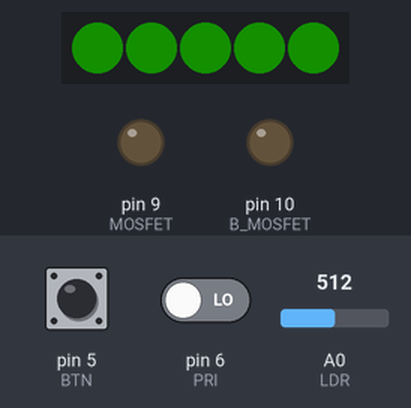
The sketch below on a simulated Arduino Uno, built with avr-gcc and run on an emulated ATmega328P. Shown: 5 RGB LEDs in strip order, left to right, output pins drawn as LEDs (lit = HIGH). Inputs (shaded band) come from the test bench; at power-on: pin 5 (BTN) HIGH, A0 (LDR) = 512, pin 6 (PRI) LOW. Dim RGB values are drawn brighter than linear.

Above: at 1.2 s.
1.3 s: pin 5 (BTN) pulled LOW for 0.15 s
2.0 s: pin 5 (BTN) pulled LOW for 3.2 s
At 2.13 s:
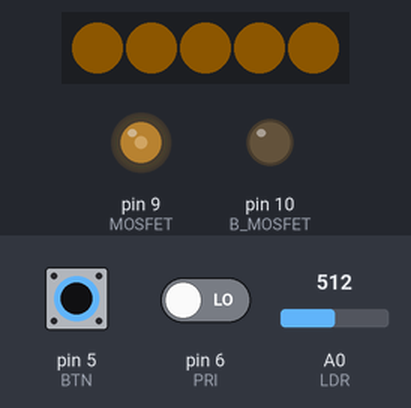
At 5.04 s:
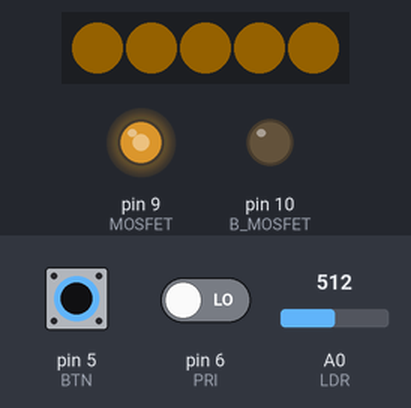
5.8 s: pin 5 (BTN) pulled LOW for 0.15 s
6.5 s: A0 (LDR) set to 84
8.0 s: A0 (LDR) set to 75
At 8.16 s:
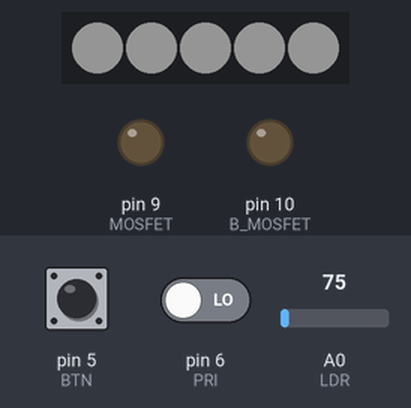
9.8 s: pin 6 (PRI) driven HIGH
At 10.5 s:
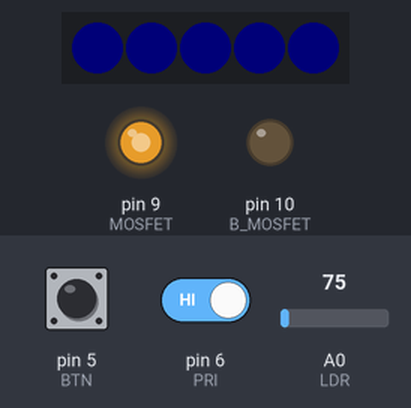
Timing chart, 0 to 13.0 s (numbered marks = the images above; inputs shaded):
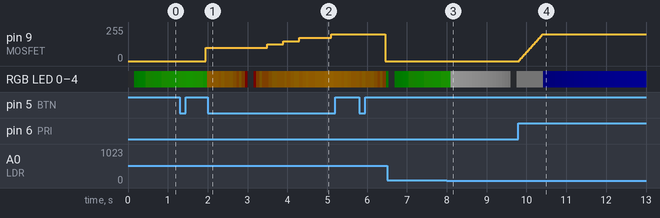

The sketch:

script.ino
```cpp
#include <FastLED.h>

#include "GyverButton.h"

#define MOSFET 9
#define B_MOSFET 10
#define PRI 6
#define LDR A0
#define LED 3
#define BTN 5
#define SPK 10

#define NUM_LEDS 5
#define TIMEOUT 60
#define TIMEOUT_LONG 600

CRGB leds[NUM_LEDS];
GButton T_BTN(BTN);

bool modeFlag = true;
bool activeFlag = true;
bool setTimeoutFlag = true;
bool bledFlag = false;
bool tledFlag = true;

enum { S_IDLE, S_WORK, S_AFK } systemState = S_IDLE;
int curBright;
int ledBright = 100;
int b_ledBright = 100;

#define EVERY_MS(x)                  \
  static uint32_t tmr;               \
  bool flag = millis() - tmr >= (x); \
  if (flag) tmr = millis();          \
  if (flag)
//

void setup() {
  FastLED.addLeds<WS2812, LED, GRB>(leds, NUM_LEDS);
  FastLED.setBrightness(20);

  pinMode(MOSFET, OUTPUT);
  pinMode(B_MOSFET, OUTPUT);
  pinMode(SPK, OUTPUT);
  pinMode(PRI, INPUT);
  pinMode(BTN, INPUT);
  pinMode(LDR, INPUT);

  T_BTN.setDebounce(50);  // Время дебаунса в миллисекундах
  T_BTN.setTimeout(1000);  // Таймаут для удерживания кнопки в миллисекундах
  T_BTN.setClickTimeout(
      500);  // Таймаут для определения одиночного клика в миллисекундах
  T_BTN.setStepTimeout(
      400);  // Таймаут для определения шагового двойного клика в миллисекундах
  T_BTN.setType(HIGH_PULL);  // Тип кнопки: HIGH_PULL или LOW_PULL
  T_BTN.setDirection(
      NORM_CLOSE);  // Направление кнопки: NORM_OPEN или NORM_CLOSE
  T_BTN.setTickMode(false);

  Serial.begin(9600);
}

void loop() {
  sysytemMode();
  systemStatus();
  T_BTN.tick();
  buttonStatus();
}
void buttonStatus() {
  if (T_BTN.isSingle()) {
    modeFlag = !modeFlag;
    digitalWrite(SPK, HIGH);
  }

  if (T_BTN.isTriple()) {
    activeFlag = !activeFlag;
  }
}

void sysytemMode() {
  if (activeFlag) {
    if (setTimeoutFlag) {
      if (modeFlag) {
        readSensors();
      }
      if (!modeFlag) {
        maualMode();
      }
      systemStatus();
    }
  }
  if (!activeFlag) {
    systemOff();
  }

  if (!setTimeoutFlag) {
  }
}

void setTimeout() {
  FastLED.clear();
  FastLED.show();
}
void systemOff() {
  FastLED.clear();
  FastLED.show();
  digitalWrite(MOSFET, LOW);
  digitalWrite(B_MOSFET, LOW);
}

void systemStatus() {
  EVERY_MS(100) { curBright = analogRead(LDR); }
  if (curBright < 70 && !S_WORK) {
    systemState = S_IDLE;
  }
  if (curBright > 130) {
    systemState = S_AFK;
  }
  if (systemState == S_AFK && curBright < 80) {
    systemState = S_IDLE;
  }
}

void readSensors() {
  static uint32_t timeoutCounter;
  static bool flag1 = true, flag2 = false;
  if (systemState == S_IDLE) {
    digitalWrite(MOSFET, LOW);
    digitalWrite(B_MOSFET, LOW);
    breathe(255, 255, 255, 30);
    if (digitalRead(PRI)) {
      int fadeAmount = 5;
      int brightness = 0;
      flag2 = true;
      systemState = S_WORK;
      timeoutCounter = millis();
      if (flag1) {
        while (brightness <= ledBright) {
          if (bledFlag) {
            analogWrite(B_MOSFET, b_ledBright);
          } else {
            analogWrite(B_MOSFET, LOW);
          }
          if (tledFlag) {
            analogWrite(MOSFET, brightness);
          } else {
            analogWrite(MOSFET, LOW);
          }
          brightness += fadeAmount;
          delay(3000 / ledBright);

        }
      }
    }
  }
  if (systemState == S_AFK) {
    breathe(47, 255, 0, 30);
    digitalWrite(MOSFET, LOW);
    digitalWrite(B_MOSFET, LOW);
  }
  if (systemState == S_WORK) {
    int sec = TIMEOUT - ((millis() - timeoutCounter) / 1000);
    breathe(8, 0, 255, sec);
    if (digitalRead(PRI)) {
      timeoutCounter = millis();
    }
    if (!flag1) {
      if (bledFlag) {
        analogWrite(B_MOSFET, b_ledBright);
      } else {
        analogWrite(B_MOSFET, LOW);
      }
      if (tledFlag) {
        analogWrite(MOSFET, ledBright);
      } else {
        analogWrite(MOSFET, LOW);
      }
    }
  }

  if (systemState == S_WORK && millis() - timeoutCounter >= (TIMEOUT * 1000L)) {
    systemState = S_IDLE;
    digitalWrite(MOSFET, LOW);
    digitalWrite(B_MOSFET, LOW);
    flag1 = true;
    flag2 = false;
  }
}

void maualMode() {
  static uint32_t timeoutCounter = millis();
  int fadeAmount = 5;
  int brightStep = 20;
  static bool flag1 = true, flag2 = false;
  ;
  breathe(255, 165, 0, 30);
  if (T_BTN.isDouble()) {
    bledFlag = !bledFlag;
  }

  if (bledFlag) {
    analogWrite(B_MOSFET, b_ledBright);
  } else {
    analogWrite(B_MOSFET, LOW);
  }
  if (tledFlag) {
    analogWrite(MOSFET, ledBright);
  } else {
    analogWrite(MOSFET, LOW);
  }

  if (T_BTN.isStep()) {
    flag2 = true;
    ledBright += 25;
    delay(100);
  }

  if (T_BTN.isStep(2)) {
    flag2 = true;
    b_ledBright += 25;
    delay(100);
  }

  if (T_BTN.isStep(1)) {
    flag2 = true;
    if (ledBright < 25) {
      ledBright = 25;
    } else if (ledBright >= 25) {
      ledBright -= 25;
    }
    delay(100);
  }
  if (T_BTN.isStep(3)) {
    flag2 = true;
    if (b_ledBright < 25) {
      b_ledBright = 25;
    } else if (ledBright >= 25) {
      b_ledBright -= 25;
    }
    delay(100);
  }


  if (ledBright >= 225) {
    ledBright = 225;
  }
  if (b_ledBright >= 225) {
    ledBright = 225;
  }

  if (digitalRead(PRI)) {
    timeoutCounter = millis();
  }

  if (millis() - timeoutCounter >= (TIMEOUT_LONG * 1000L)) {
    digitalWrite(MOSFET, LOW);
    digitalWrite(B_MOSFET, LOW);
    modeFlag = !modeFlag;
    timeoutCounter = millis();
  }
}

void breathe(int red, int green, int blue, const uint32_t breathInterval) {
  static int brightness = 0;
  static int fadeAmount = 5;
  static uint32_t lastBreathTime = 0;

  if (millis() - lastBreathTime >= breathInterval) {
    brightness += fadeAmount;
    fadeAmount =
        (brightness <= 0 || brightness >= 255) ? -fadeAmount : fadeAmount;
    fill_solid(leds, NUM_LEDS,
               CRGB(brightness * red / 255, brightness * green / 255,
                    brightness * blue / 255));
    FastLED.show();
    lastBreathTime = millis();
  }
}
```

Measured:
- after the input at 1.3 s, pin 9 (MOSFET): 0/255 → 100/255 after 0.65 s
- after the input at 2.0 s, pin 9 (MOSFET): 100/255 → 125/255 after 1.5 s, → 150/255 0.40 s later, → 175/255 0.40 s later, → 200/255 0.80 s later
- after the input at 5.8 s, pin 9 (MOSFET): 200/255 → 0/255 after 0.65 s
- after the input at 9.8 s, pin 9 (MOSFET): moves from 0/255 to 200/255 over 0.59 s, starting at once; the LEDs: change after 0.62 s (image 4)
